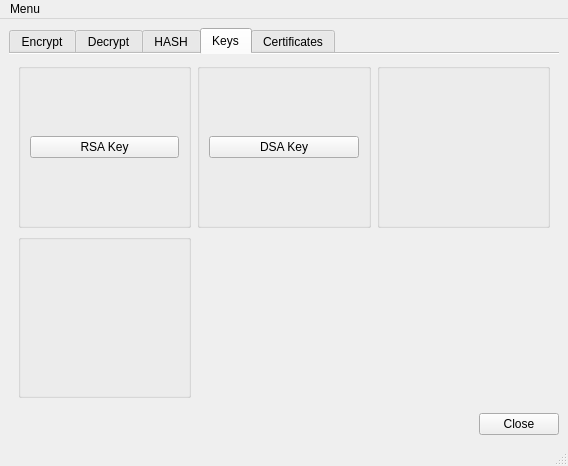
<?xml version="1.0" encoding="UTF-8"?>
<ui version="4.0">
 <class>MainWindow</class>
 <widget class="QMainWindow" name="MainWindow">
  <property name="geometry">
   <rect>
    <x>0</x>
    <y>0</y>
    <width>568</width>
    <height>466</height>
   </rect>
  </property>
  <property name="windowTitle">
   <string>Client</string>
  </property>
  <property name="styleSheet">
   <string notr="true">#lnIPAddress[state = &quot;0&quot;]{

        background-color: rgb(234, 0, 0);
}

#lnIPAddress[state = &quot;1&quot;]{

        background-color: rgb(67, 135, 100);
}
</string>
  </property>
  <widget class="QWidget" name="centralwidget">
   <layout class="QGridLayout" name="gridLayout">
    <item row="1" column="0">
     <spacer name="horizontalSpacer">
      <property name="orientation">
       <enum>Qt::Horizontal</enum>
      </property>
      <property name="sizeHint" stdset="0">
       <size>
        <width>40</width>
        <height>20</height>
       </size>
      </property>
     </spacer>
    </item>
    <item row="1" column="1">
     <widget class="QPushButton" name="close_btn">
      <property name="text">
       <string>Close</string>
      </property>
     </widget>
    </item>
    <item row="0" column="0" colspan="2">
     <widget class="QTabWidget" name="tabWidget">
      <property name="enabled">
       <bool>true</bool>
      </property>
      <property name="mouseTracking">
       <bool>true</bool>
      </property>
      <property name="tabPosition">
       <enum>QTabWidget::North</enum>
      </property>
      <property name="tabShape">
       <enum>QTabWidget::Rounded</enum>
      </property>
      <property name="currentIndex">
       <number>3</number>
      </property>
      <property name="documentMode">
       <bool>true</bool>
      </property>
      <widget class="QWidget" name="tab">
       <attribute name="title">
        <string>Encrypt</string>
       </attribute>
       <layout class="QGridLayout" name="gridLayout_3">
        <item row="0" column="1">
         <widget class="QGroupBox" name="groupBox_10">
          <property name="title">
           <string/>
          </property>
          <layout class="QVBoxLayout" name="verticalLayout">
           <item>
            <widget class="QPushButton" name="aes_ofb_btn">
             <property name="text">
              <string>AES_OFB</string>
             </property>
            </widget>
           </item>
          </layout>
         </widget>
        </item>
        <item row="0" column="2">
         <widget class="QGroupBox" name="groupBox_7">
          <property name="title">
           <string/>
          </property>
          <layout class="QVBoxLayout" name="verticalLayout_4">
           <item>
            <widget class="QPushButton" name="_3des_btn">
             <property name="text">
              <string>3DES</string>
             </property>
            </widget>
           </item>
          </layout>
         </widget>
        </item>
        <item row="0" column="0">
         <widget class="QGroupBox" name="groupBox_9">
          <property name="title">
           <string/>
          </property>
          <layout class="QVBoxLayout" name="verticalLayout_3">
           <item>
            <widget class="QPushButton" name="aes_cbc_btn">
             <property name="styleSheet">
              <string notr="true"/>
             </property>
             <property name="text">
              <string>AES_CBC</string>
             </property>
            </widget>
           </item>
          </layout>
         </widget>
        </item>
        <item row="1" column="0">
         <widget class="QGroupBox" name="groupBox_8">
          <property name="title">
           <string/>
          </property>
         </widget>
        </item>
        <item row="1" column="1">
         <widget class="QGroupBox" name="groupBox_11">
          <property name="title">
           <string/>
          </property>
         </widget>
        </item>
        <item row="1" column="2">
         <widget class="QGroupBox" name="groupBox_12">
          <property name="title">
           <string/>
          </property>
         </widget>
        </item>
       </layout>
      </widget>
      <widget class="QWidget" name="tab_2">
       <attribute name="title">
        <string>Decrypt</string>
       </attribute>
       <layout class="QGridLayout" name="gridLayout_2">
        <item row="0" column="1">
         <widget class="QGroupBox" name="groupBox_2">
          <property name="title">
           <string/>
          </property>
         </widget>
        </item>
        <item row="0" column="0">
         <widget class="QGroupBox" name="groupBox">
          <property name="title">
           <string/>
          </property>
          <layout class="QVBoxLayout" name="verticalLayout_2">
           <item>
            <widget class="QPushButton" name="decrypt_btn">
             <property name="text">
              <string>Decrypt</string>
             </property>
            </widget>
           </item>
          </layout>
         </widget>
        </item>
        <item row="0" column="2">
         <widget class="QGroupBox" name="groupBox_3">
          <property name="title">
           <string/>
          </property>
         </widget>
        </item>
        <item row="1" column="0">
         <widget class="QGroupBox" name="groupBox_4">
          <property name="title">
           <string/>
          </property>
         </widget>
        </item>
        <item row="1" column="1">
         <widget class="QGroupBox" name="groupBox_5">
          <property name="title">
           <string/>
          </property>
         </widget>
        </item>
        <item row="1" column="2">
         <widget class="QGroupBox" name="groupBox_6">
          <property name="title">
           <string/>
          </property>
         </widget>
        </item>
        <item row="2" column="0" colspan="3">
         <widget class="QLabel" name="message_lbl">
          <property name="text">
           <string>*you can only decrypt the files that you have encrypted previously</string>
          </property>
         </widget>
        </item>
       </layout>
      </widget>
      <widget class="QWidget" name="tab_3">
       <attribute name="title">
        <string>HASH</string>
       </attribute>
       <layout class="QGridLayout" name="gridLayout_4">
        <item row="0" column="1">
         <widget class="QGroupBox" name="groupBox_14">
          <property name="title">
           <string/>
          </property>
          <layout class="QVBoxLayout" name="verticalLayout_9">
           <item>
            <widget class="QPushButton" name="sha2_btn">
             <property name="text">
              <string>SHA2</string>
             </property>
            </widget>
           </item>
          </layout>
         </widget>
        </item>
        <item row="1" column="0">
         <widget class="QGroupBox" name="groupBox_15">
          <property name="title">
           <string/>
          </property>
          <layout class="QVBoxLayout" name="verticalLayout_5">
           <item>
            <widget class="QPushButton" name="mac_btn">
             <property name="text">
              <string>MAC</string>
             </property>
            </widget>
           </item>
          </layout>
         </widget>
        </item>
        <item row="0" column="2">
         <widget class="QGroupBox" name="groupBox_16">
          <property name="title">
           <string/>
          </property>
          <layout class="QVBoxLayout" name="verticalLayout_10">
           <item>
            <widget class="QPushButton" name="sha3_btn">
             <property name="enabled">
              <bool>true</bool>
             </property>
             <property name="text">
              <string>SHA3</string>
             </property>
            </widget>
           </item>
          </layout>
         </widget>
        </item>
        <item row="0" column="0">
         <widget class="QGroupBox" name="groupBox_13">
          <property name="title">
           <string/>
          </property>
          <layout class="QVBoxLayout" name="verticalLayout_6">
           <item>
            <widget class="QPushButton" name="sha1_btn">
             <property name="text">
              <string>SHA1</string>
             </property>
            </widget>
           </item>
          </layout>
         </widget>
        </item>
       </layout>
      </widget>
      <widget class="QWidget" name="tab_4">
       <attribute name="title">
        <string>Keys</string>
       </attribute>
       <layout class="QGridLayout" name="gridLayout_5">
        <item row="0" column="0">
         <widget class="QGroupBox" name="groupBox_17">
          <property name="title">
           <string/>
          </property>
          <layout class="QVBoxLayout" name="verticalLayout_7">
           <item>
            <widget class="QPushButton" name="rsa_btn">
             <property name="text">
              <string>RSA Key</string>
             </property>
            </widget>
           </item>
          </layout>
         </widget>
        </item>
        <item row="0" column="1">
         <widget class="QGroupBox" name="groupBox_18">
          <property name="title">
           <string/>
          </property>
          <layout class="QVBoxLayout" name="verticalLayout_8">
           <item>
            <widget class="QPushButton" name="dsa_btn">
             <property name="text">
              <string>DSA Key</string>
             </property>
            </widget>
           </item>
          </layout>
         </widget>
        </item>
        <item row="0" column="2">
         <widget class="QGroupBox" name="groupBox_19">
          <property name="title">
           <string/>
          </property>
         </widget>
        </item>
        <item row="1" column="0">
         <widget class="QGroupBox" name="groupBox_20">
          <property name="title">
           <string/>
          </property>
         </widget>
        </item>
       </layout>
      </widget>
      <widget class="QWidget" name="tab_5">
       <attribute name="title">
        <string>Certificates</string>
       </attribute>
       <layout class="QGridLayout" name="gridLayout_6">
        <item row="0" column="2">
         <widget class="QGroupBox" name="groupBox_23">
          <property name="title">
           <string/>
          </property>
         </widget>
        </item>
        <item row="0" column="1">
         <widget class="QGroupBox" name="groupBox_22">
          <property name="title">
           <string/>
          </property>
         </widget>
        </item>
        <item row="0" column="0">
         <widget class="QGroupBox" name="groupBox_21">
          <property name="title">
           <string/>
          </property>
          <layout class="QVBoxLayout" name="verticalLayout_11">
           <item>
            <widget class="QPushButton" name="certificate_btn">
             <property name="text">
              <string>Create Certificate</string>
             </property>
            </widget>
           </item>
          </layout>
         </widget>
        </item>
        <item row="1" column="0">
         <widget class="QGroupBox" name="groupBox_24">
          <property name="title">
           <string/>
          </property>
         </widget>
        </item>
       </layout>
      </widget>
     </widget>
    </item>
   </layout>
  </widget>
  <widget class="QMenuBar" name="menubar">
   <property name="geometry">
    <rect>
     <x>0</x>
     <y>0</y>
     <width>568</width>
     <height>25</height>
    </rect>
   </property>
   <widget class="QMenu" name="menuMenu">
    <property name="title">
     <string>Menu</string>
    </property>
   </widget>
   <addaction name="menuMenu"/>
  </widget>
  <widget class="QStatusBar" name="statusbar"/>
 </widget>
 <resources/>
 <connections/>
</ui>
